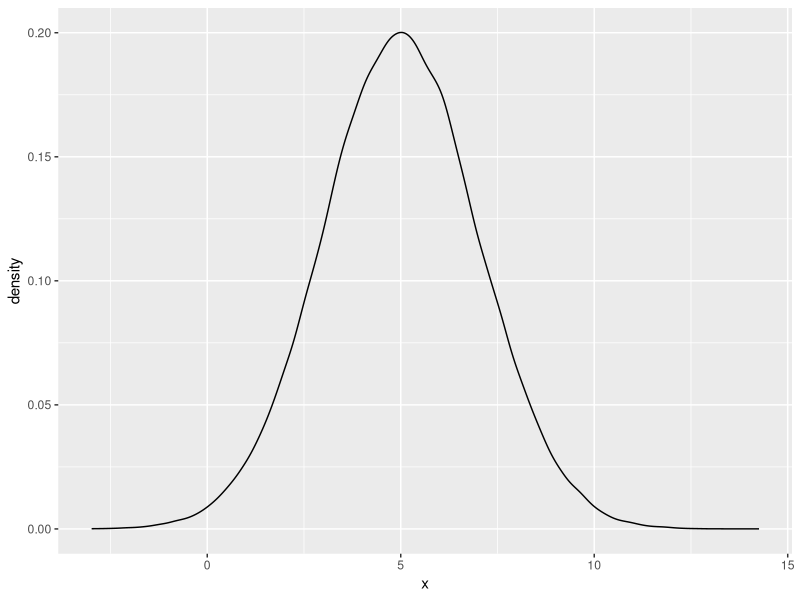
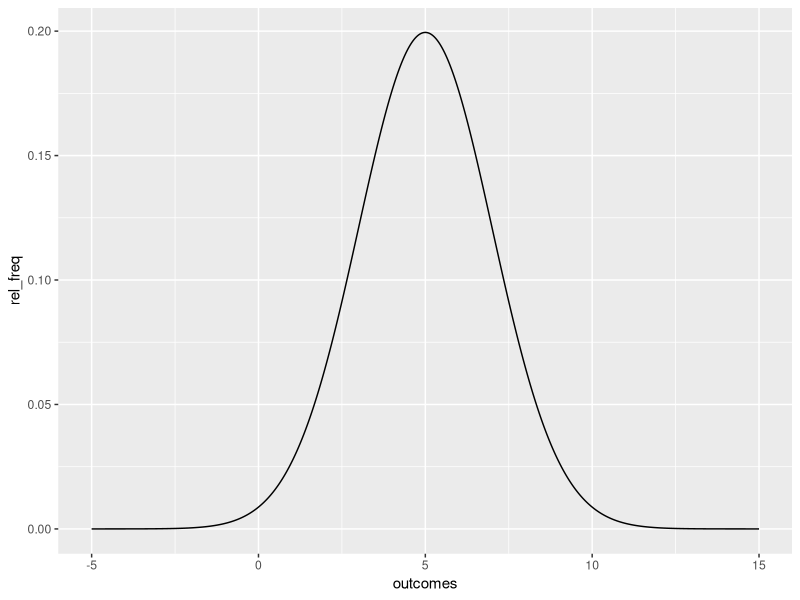
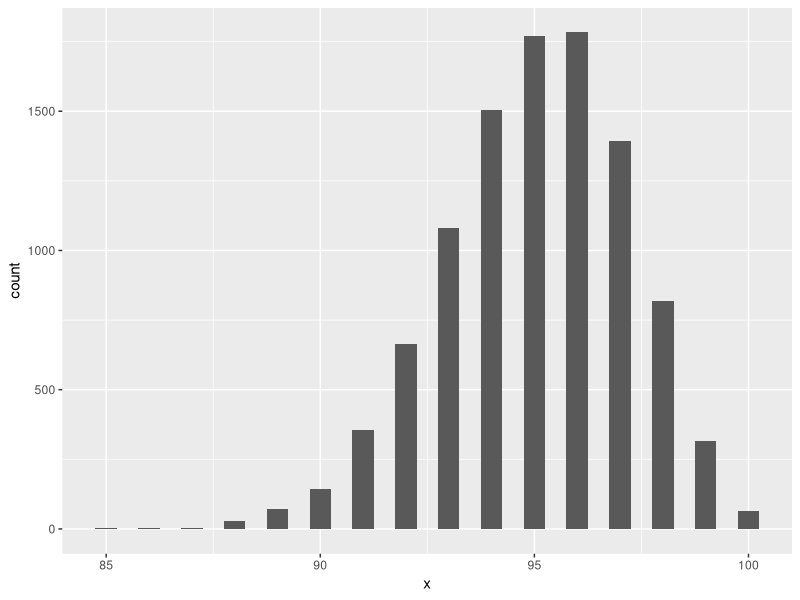
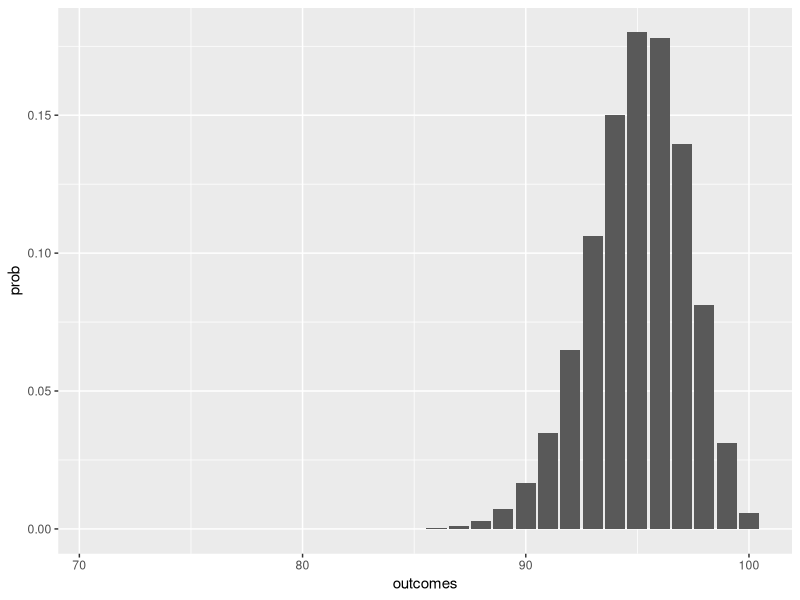
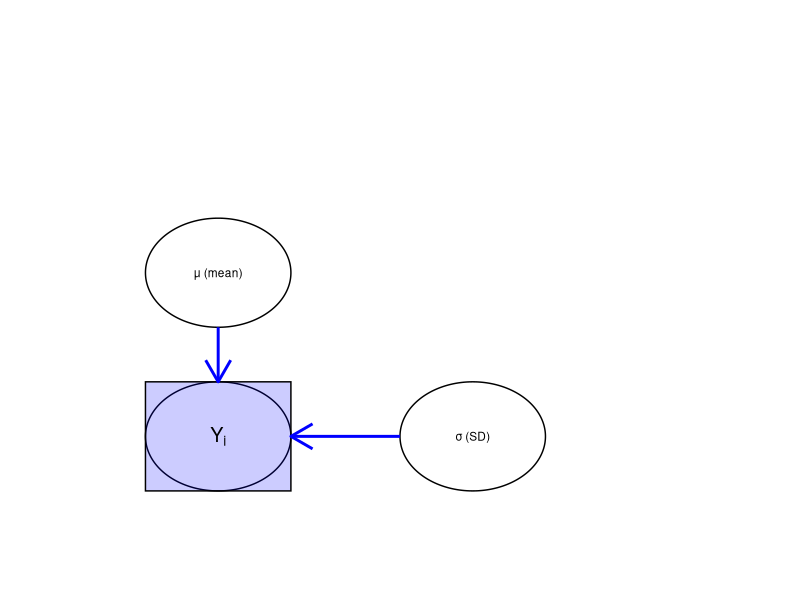
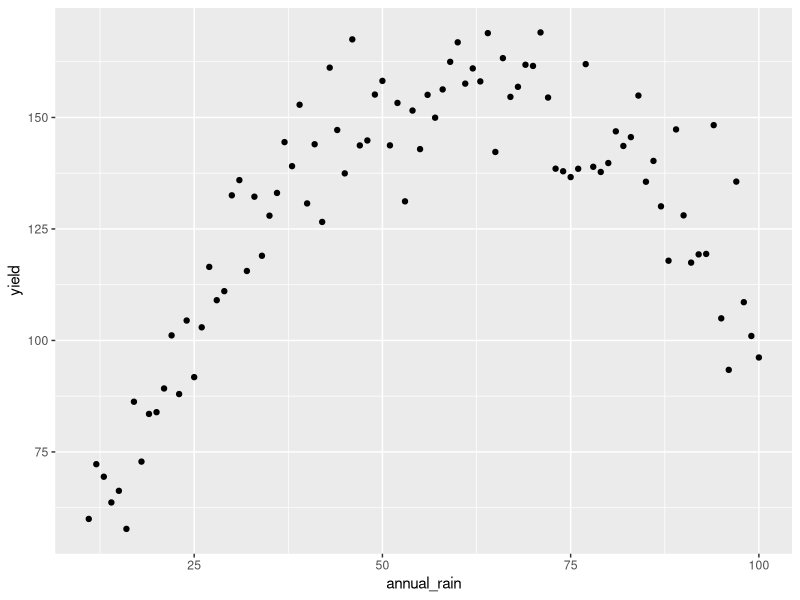
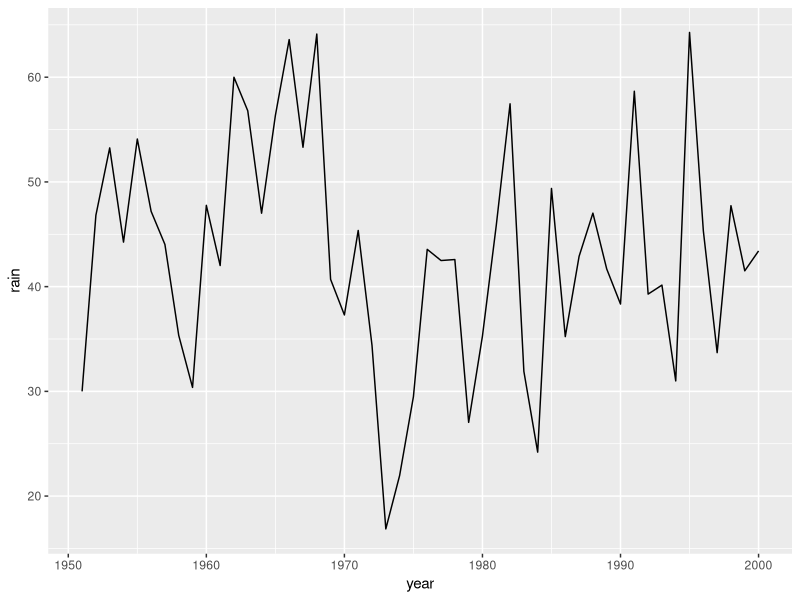
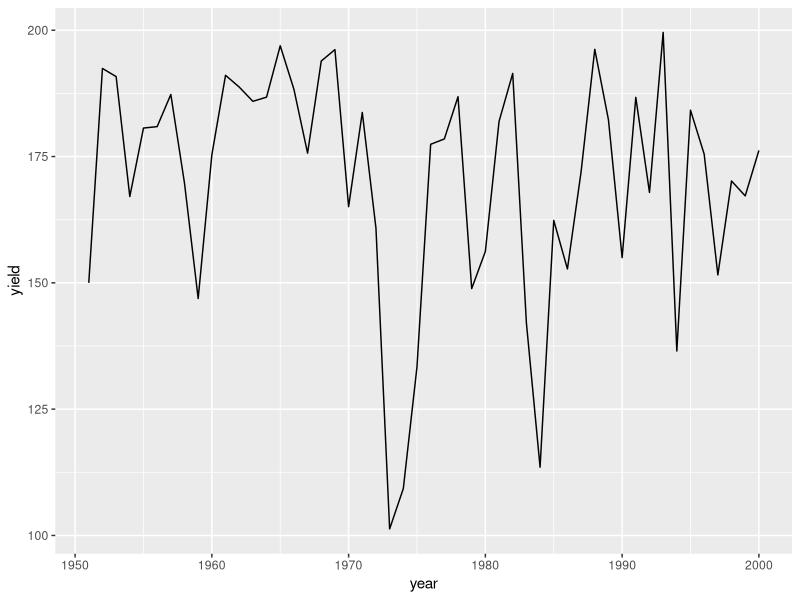

These charts were generated, in order, by the following R code:
## ---- chunk 1
library(tidyverse)
sample_normal <- tibble(x = rnorm(n=1e5, mean = 5, sd = 2))
ggplot(sample_normal, aes(x = x))+
   geom_density()
## ---- chunk 2
outcomes<-seq(-5,15, length.out = 1e4)
out_normal <- tibble(outcomes = outcomes, 
                     rel_freq = dnorm(outcomes, mean = 5, sd = 2))
ggplot(out_normal, aes(x=outcomes,y = rel_freq))+
   geom_line()
## ---- chunk 3
sample_binomial <- tibble(x = rbinom(1e4, size = 100, prob = 0.95))
ggplot(sample_binomial, aes(x = x))+
   geom_histogram(binwidth = 0.5)
## ---- chunk 4
outcomes<-seq(71,100, by=1)
outcomes_binomial <- tibble(outcomes = outcomes, 
                     prob = dbinom(outcomes, size=100, prob=0.95))
ggplot(outcomes_binomial, aes(x=outcomes,y = prob))+
   geom_bar(stat="identity")
## ---- chunk 5
library(ggforce)
dat = data.frame(x0=c(.25,.25,.60), y0=c(.25,.55,.25), r=.1)
ggplot() + scale_x_continuous(limits = c(0,1)) +
  scale_y_continuous(limits = c(0,1))+
  geom_circle(aes(x0=x0, y0=y0,r=r),data=dat)+
  annotate("rect", xmin = .15, xmax = .35, ymin = .15, ymax = .35,
           alpha = .2, fill="blue", colour= "black")+
  geom_segment(aes(x=.25, y=.45, xend=.25, yend=.35), 
               arrow=arrow(), size=1, color="blue")+
  geom_segment(aes(x=.5, y=.25, xend=.35, yend=.25), 
               arrow=arrow(), size=1, color="blue")+
  annotate("text", x=.25, y=.25, label="Y[{i}]", parse = TRUE,size=5)+
  annotate("text", x=.6, y=.25, label="\u03c3 (SD)", size=3)+
  annotate("text", x=.25, y=.55, label="\u03BC (mean)", size=3)+
  #ggtitle("Graphical model for normal distribution") +
  theme_void()

## ---- chunk 6
set.seed(202073)
annual_rain<-seq(11,100, 1)
yield <- 2 + 5*annual_rain - 0.04* annual_rain^2 + rnorm(90,0,10)
yield_dat<-tibble(annual_rain = annual_rain, yield=yield)
ggplot(yield_dat, aes(annual_rain, yield))+geom_point()
## ---- chunk 7
set.seed(202073)
annual_rain<- rep(30,50); yield <-rep(150,50)
for (i in 2:50) {
     annual_rain[i]<- 0.3*annual_rain[i-1] + rnorm(1,30,10)
     yield[i]<- 5*annual_rain[i] - 0.04* annual_rain[i]^2 + 
        0.2*yield[i-1] + rnorm(1,0,10)
}
yield_dat2<-tibble(year = 1951:2000, rain = annual_rain, yield=yield)
## ---- chunk 8
ggplot(yield_dat2, aes(year, rain))+geom_line()
## ---- chunk 9
ggplot(yield_dat2, aes(year, yield))+geom_line()
## ---- chunk 10
ggplot(yield_dat2, aes(rain, yield))+geom_point()
